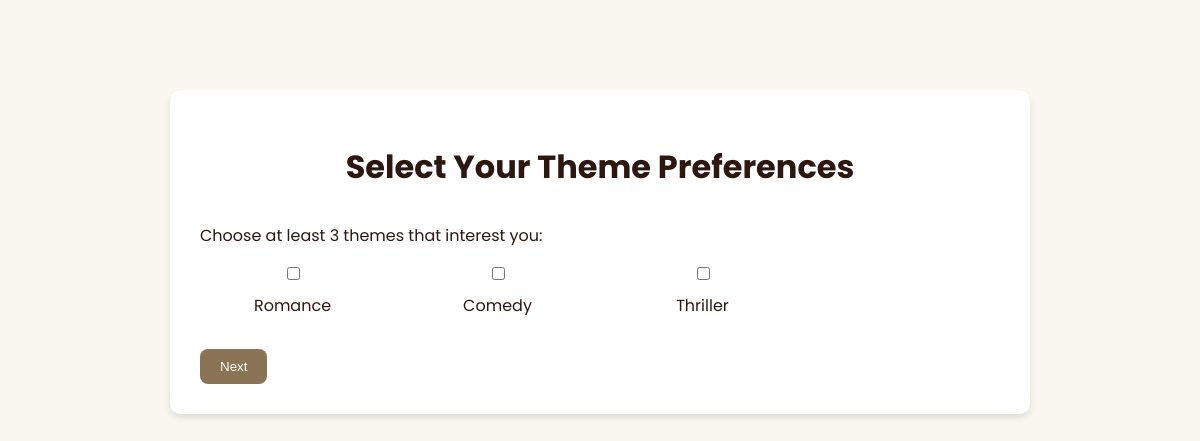
The page /members/theme-selection/ on the database as committed earlier.
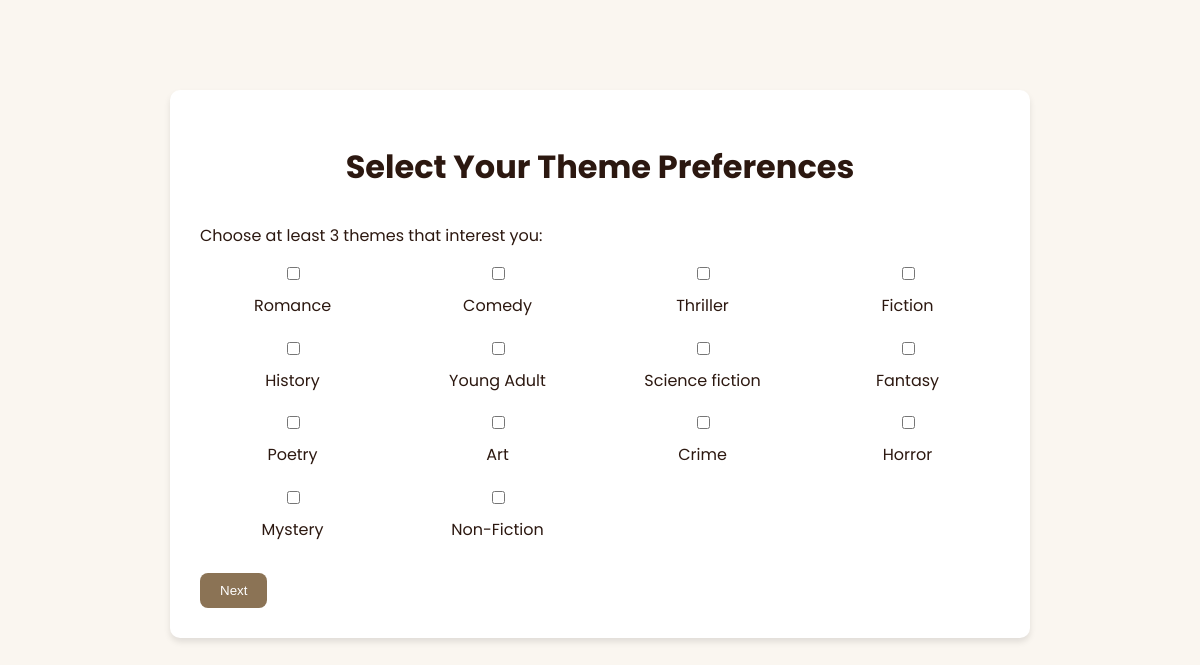
The same page on the database as committed later.
### discussion/models.py (models this page shows, shortened)
class Theme(models.Model):
    name = models.CharField(max_length=100, unique=True)

### members/views.py (the view)
# urls.py: path('theme-selection/', views.theme_selection, name='theme_selection'),
def theme_selection(request):
    if request.method == 'POST':
        form = ThemeSelectionForm(request.POST)
        if form.is_valid():
            themes = form.cleaned_data['themes']
            profile = request.user.profile
            profile.selected_themes.set(themes)
            return redirect('books_per_year')
    else:
        form = ThemeSelectionForm()
        themes = Theme.objects.all()
    return render(request, 'profile/theme_selection.html', {'form': form, 'themes': themes})

### members/forms.py
class ThemeSelectionForm(forms.Form):
    themes = forms.ModelMultipleChoiceField(
        queryset=Theme.objects.all(),
        widget=forms.CheckboxSelectMultiple,
        required=True
    )

### members/templates/profile/theme_selection.html (shortened to what this page needs)
{% extends 'base2.html' %}
{% block content %}
<div id="registration-page" class="container form-page active">
    <div class="container">
        <form method="post" id="theme-selection-form" class="theme-preferences">
            <h1>Select Your Theme Preferences</h1>
            <p>Choose at least 3 themes that interest you:</p>
            <div class="theme-grid">
                {% for theme in themes %}
                <div class="theme-item">
                  <input type="checkbox" name="themes" value="{{ theme.id }}" id="theme-{{ theme.id }}">
                  <label for="theme-{{ theme.id }}">{{ theme.name|capfirst }}</label>
                </div>
                {% endfor %}
              </div>
            <button type="submit" class="btn" style="margin-top: 30px;">Next</button>
        </form>
    </div>
</div>
{% endblock %}

Rows that differ between the two databases and show on the page:
added Theme: name "Fiction"
added Theme: name "History"
added Theme: name "Young Adult"
added Theme: name "Science fiction"
added Theme: name "Fantasy"
added Theme: name "Poetry"
added Theme: name "Art"
added Theme: name "Crime"
added Theme: name "Horror"
added Theme: name "Mystery"
added Theme: name "Non-Fiction"
